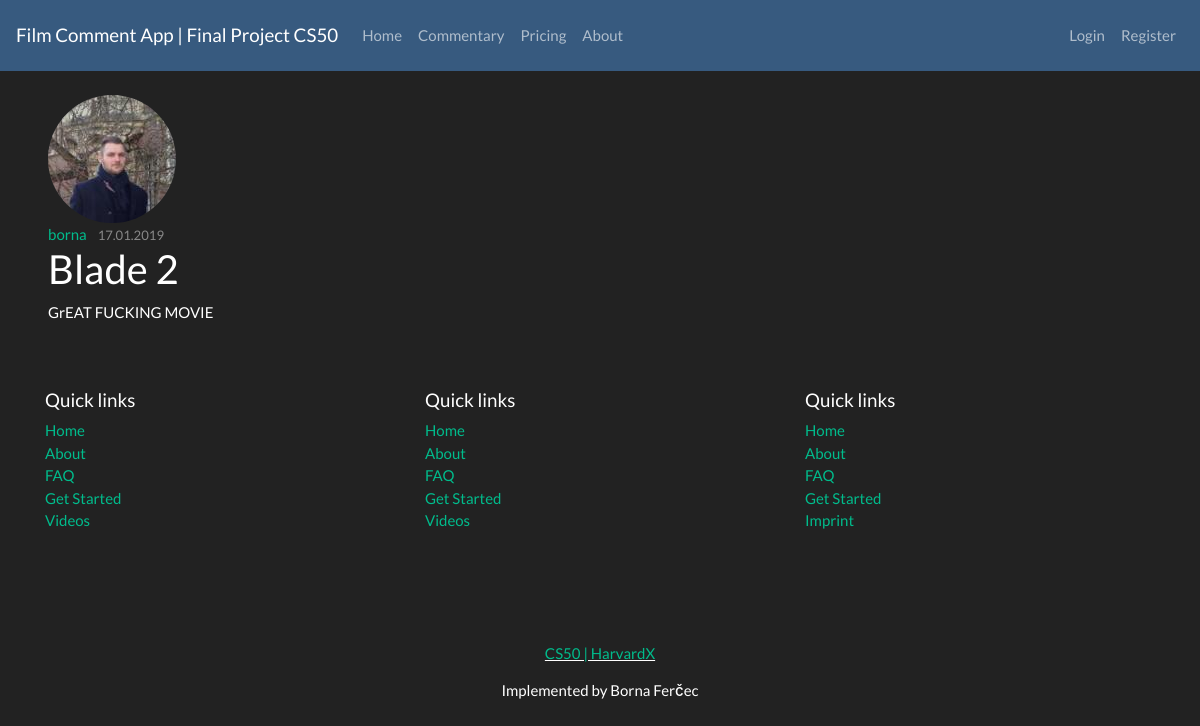
The app's page /post/4 with its own data.
### final_project/models.py (models this page shows, shortened)
class User(db.Model, UserMixin):
    id = db.Column(db.Integer, primary_key=True)
    username = db.Column(db.String(20), unique=True, nullable=False)
    email = db.Column(db.String(120), unique=True, nullable=False)
    image_file = db.Column(db.String(20), nullable=False, default='default.png')
    password = db.Column(db.String(60), nullable=False)
    posts = db.relationship('Post', backref='author', lazy=True)

class Post(db.Model):
    id = db.Column(db.Integer, primary_key=True)
    title = db.Column(db.String(100), nullable=False)
    date_posted = db.Column(db.DateTime, nullable=False, default=datetime.utcnow())
    content = db.Column(db.Text, nullable=False)
    user_id = db.Column(db.Integer, db.ForeignKey('user.id'), nullable=False)

### final_project/routes.py (the view)
@app.route("/post/<int:post_id>")
def post(post_id):
    post = Post.query.get_or_404(post_id)
    return render_template('post.html', title=post.title, post=post)

### final_project/templates/post.html (shortened to what this page needs)
{% extends "index.html" %}
{% block content %}
<div class="content-section col-md-6 pl-5 mt-4">
    <img class="rounded-circle article-img" src="{{ url_for('static', filename='profile_pics/' + post.author.image_file) }}">
    <div class="media-body">
        <div class="article-metadata">
        <a class="mr-2" href="#">{{ post.author.username }}</a>
        <small class="text-muted">{{ post.date_posted.strftime('%d.%m.%Y') }}</small>
        </div>
        <h2 class="article-title">{{ post.title }}</a></h2>
        <p class="article-content">{{ post.content }}</p>
    </div>
</div>
{% endblock content %}

### records on screen
User: image_file (picture), author.username "borna"
Post: date_posted "17.01.2019", title "Blade 2", content "GrEAT FUCKING MOVIE"
